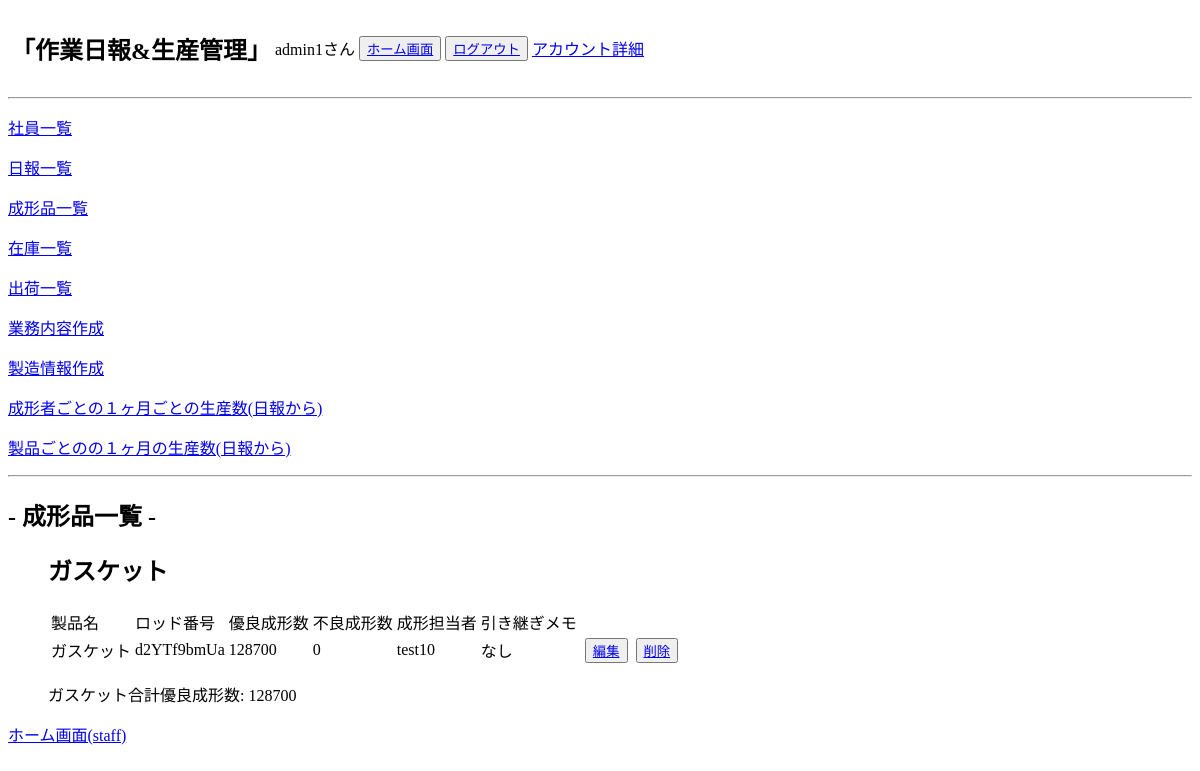
/product_management/staff_molding_list/ (signed in), run on an earlier commit of the app's database.
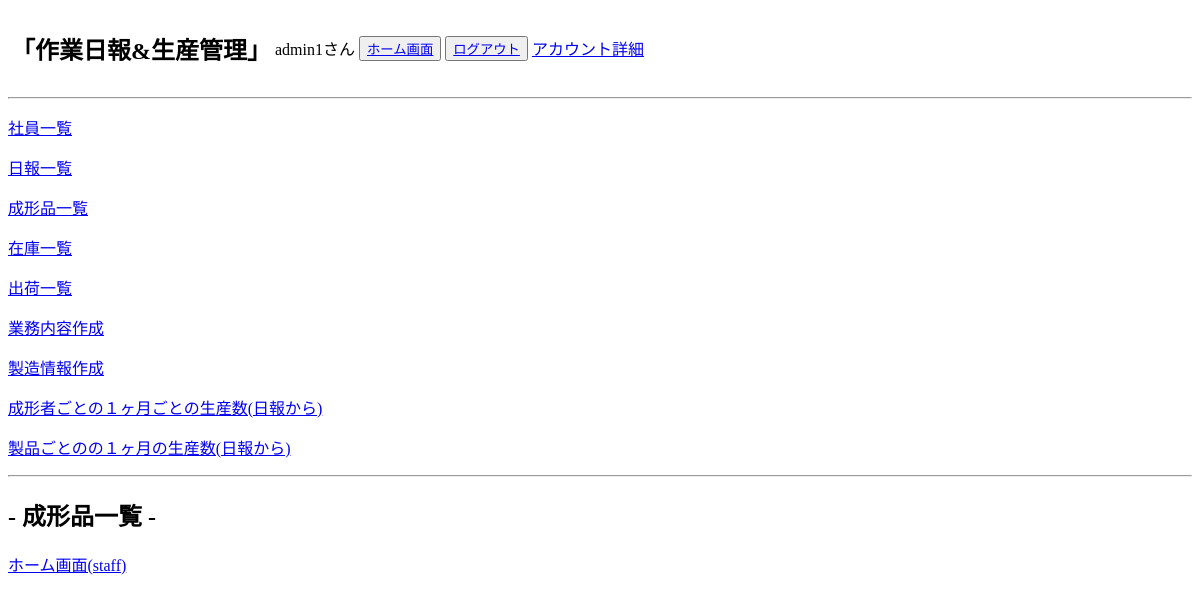
And on a later commit of the database.
### daily_report/models.py (models this page shows, shortened)
class Products(models.Model):
    name = models.CharField(max_length=255,verbose_name="製品名")
    code = models.CharField(max_length=50,verbose_name="製品コード")
    quantity = models.IntegerField(verbose_name="製品取り数")
    memo = models.CharField(max_length=255,blank=True, null=True,verbose_name="製品メモ")
    created_at = models.DateTimeField(auto_now_add=True)
    updated_at = models.DateTimeField(auto_now=True)
    class Meta:
        verbose_name = '製品情報'
        db_table = 'products'

### product_management/models.py (models this page shows, shortened)
class Molding(models.Model):
    product = models.ForeignKey(
        Products, on_delete=models.CASCADE, verbose_name='製品名'
    )
    lot_number = models.CharField(max_length=10, verbose_name='ロッド番号',default='')
    good_molding = models.IntegerField(verbose_name="優良成形数")
    bad_molding = models.IntegerField(verbose_name="不良成形数")
    user = models.ForeignKey(
        Users, on_delete=models.CASCADE, verbose_name='成形担当ユーザー名',null=True
    )
    memo = models.CharField(max_length=255,verbose_name="引き継ぎメモ",null=True,blank=True)
    created_at = models.DateTimeField(auto_now_add=True)
    updated_at = models.DateTimeField(auto_now=True)
    class Meta:
        verbose_name = '成形品'
        db_table = 'molding'

### accounts/models.py (models this page shows, shortened)
class Users(AbstractBaseUser, PermissionsMixin):
    username = models.CharField(max_length=150, unique=True, verbose_name="ユーザー名")
    birthday = models.DateField(null=True,blank=True, verbose_name="生年月日")
    phone = models.IntegerField(null=True,blank=True, verbose_name="携帯番号")
    email = models.EmailField(max_length=255, unique=True, verbose_name="メールアドレス")
    department = models.ForeignKey(
        Departments, on_delete=models.PROTECT, null=True,blank=True
    )
    is_active = models.BooleanField(default=True)
    is_staff = models.BooleanField(default=False)
    USERNAME_FIELD = 'username'
    EMAIL_FIELD = 'email'
    REQUIRED_FIELDS = ['email']
    objects = UsersManager()

### product_management/views.py (the view)
# urls.py: path('staff_molding_list/', StaffMoldingListView.as_view(), name='staff_molding_list'),
class StaffMoldingListView(LoginRequiredMixin,ListView):
    model = Molding
    template_name = os.path.join('staff','staff_molding_list.html')
    context_object_name = 'staffmolding'
    def get_context_data(self, **kwargs):
        context = super().get_context_data(**kwargs)
        grouped_molding = Molding.objects.values('product__name').annotate(total_good_molding=Sum('good_molding'))
        context['grouped_molding'] = grouped_molding
        return context

### accounts/context_processors.py (called while the page is built)
def my_custom_context(request):
    protocol = 'http' if request.is_secure() else 'https'
    domain = request.get_host()
    return {
        'protocol': protocol,
        'domain': domain,
    }

### templates/staff/staff_molding_list.html
{% extends 'base_staff.html' %}
{% block content %}
<h2>- 成形品一覧 -</h2>
{% if grouped_molding %}
<ul>
    {% for grouped_molding_item in grouped_molding %}
    <h2>{{ grouped_molding_item.product__name }}</h2>
    <table>
        <thead>
            <tr>
                <td>製品名</td>
                <td>ロッド番号</td>
                <td>優良成形数</td>
                <td>不良成形数</td>
                <td>成形担当者</td>
                <td>引き継ぎメモ</td>
            </tr>
        </thead>
        <tbody>
            {% for molding in staffmolding %}
              {% if molding.product.name == grouped_molding_item.product__name %}
              <tr>
                <td>{{ molding.product.name }}</td>
                <td>{{ molding.lot_number }}</td>
                <td>{{ molding.good_molding }}</td>
                <td>{{ molding.bad_molding }}</td>
                <td>{{ molding.user.username }}</td>
                <td>{{ molding.memo }}</td>
                <td><td><button><a href="{% url 'product_management:staff_molding_edit' molding.id %}">編集</a></button></td></td>
                <td><td><button><a href="{% url 'product_management:staff_molding_delete' molding.id %}">削除</a></button></td></td>
              </tr>
              {% endif %}
            {% empty %}
            <tr>
                <td colspan="6">{{ grouped_molding_item.product__name }}.</td>
            </tr>
            {% endfor %}
        </tbody>
    </table>
    <p>{{ grouped_molding_item.product__name }}合計優良成形数: {{ grouped_molding_item.total_good_molding }}</p>
    {% endfor %}
</ul>
{% endif %}
<a href="{% url 'product_management:staff_home' %}">ホーム画面(staff)</a>
{% endblock %}

What changed in the data, as far as the page shows it:
no longer on this page (row unchanged): Products: product__name "ガスケット", total_good_molding "128700"
removed Molding: product.name "ガスケット", lot_number "d2YTf9bmUa", good_molding "128700", bad_molding "0", user.username "test10", memo "なし"
